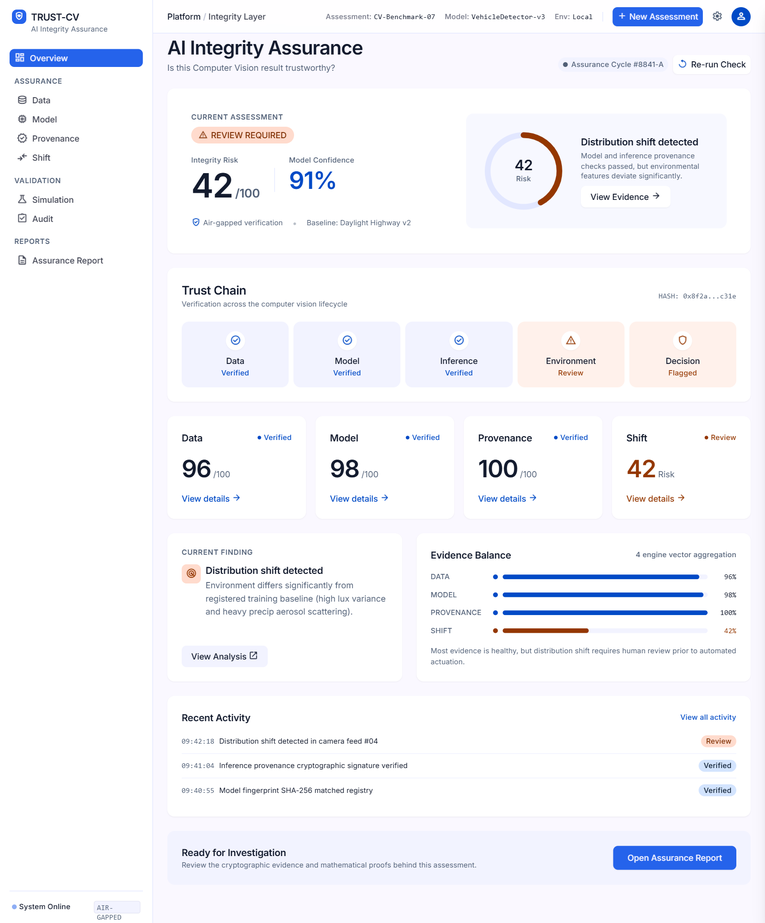
#> input picture trustCVui/screen.png, 765 x 923 px, shrunk from 1600 x 1930 before the run; its folder holds only this picture in this run
$ python -i engine.py   (imports and definitions only)   (older library calls are emulated)
#> lines starting #> are read from the running program, lines starting #| are printed output that depends on the picture
from pathlib import Path
from typing import Dict, Any, Optional, List
import numpy as np
from PIL import Image
import cv2
from scipy.stats import wasserstein_distance
from sklearn.metrics.pairwise import rbf_kernel

IMAGE_EXTS = {".jpg", ".jpeg", ".png", ".bmp", ".webp", ".tif", ".tiff"}

def extract_image_features(image_path: Path) -> Optional[np.ndarray]:
    """
    Extracts a normalized visual feature vector:
    - 24-dim RGB color histogram (8 bins per channel)
    - 1-dim Mean brightness
    - 1-dim Contrast (std dev)
    - 1-dim Aspect ratio
    - 1-dim Edge density (Laplacian variance)
    Total: 28 features
    """
#> called with image_path = '../../../trustCVui/screen.png'
    try:
        with Image.open(image_path) as pil_img:
#> pil_img is the input picture: PIL image 765x923 RGBA; mean R, G, B, A 245, 245.4, 250, 255
            w, h = pil_img.size
#> w = 765; h = 923
            ar = float(w) / max(1, h)
#> ar = 0.829
            np_img = np.array(pil_img.convert('RGB'))

        gray = cv2.cvtColor(np_img, cv2.COLOR_RGB2GRAY)
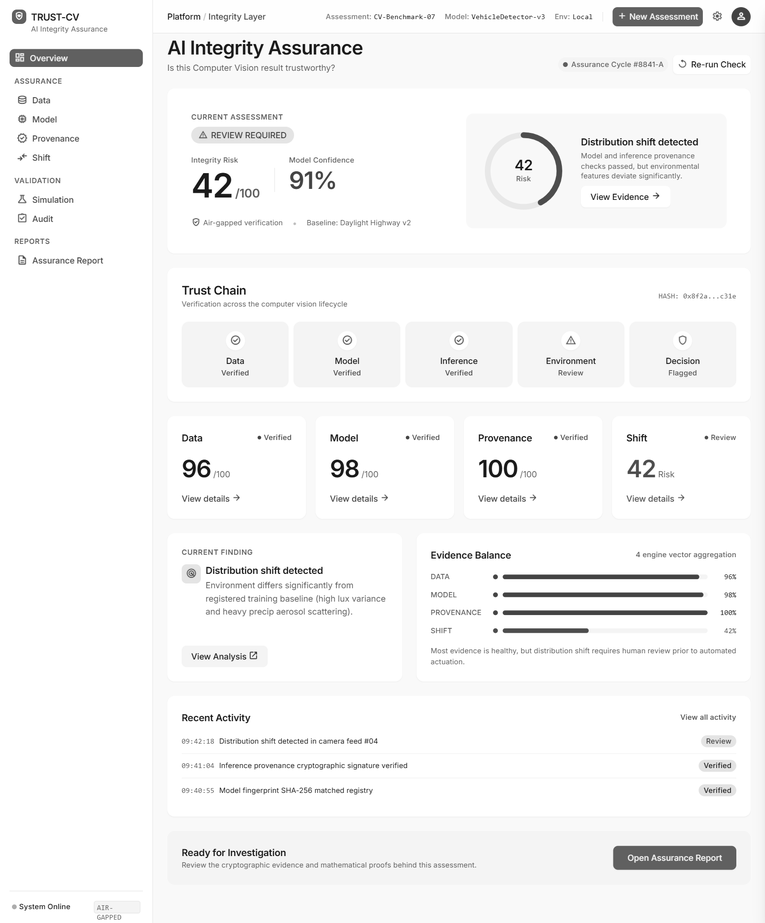
#> gray: shape (923, 765); min 1, max 255, mean 245.7
        brightness = float(np.mean(gray)) / 255.0
#> brightness = 0.964
        contrast = float(np.std(gray)) / 128.0
#> contrast = 0.232
        edge_var = min(1.0, float(cv2.Laplacian(gray, cv2.CV_64F).var()) / 1000.0)
#> edge_var = 1

        # Color histograms
        hist_r = cv2.calcHist([np_img], [0], None, [8], [0, 256]).flatten() / float(w * h)
#> hist_r = [0.00761, 0.00911, 0.003, 0.00461, 0.0101, 0.0103, 0.0125, 0.943]
        hist_g = cv2.calcHist([np_img], [1], None, [8], [0, 256]).flatten() / float(w * h)
#> hist_g = [0.00202, 0.00339, 0.00714, 0.0113, 0.00853, 0.0113, 0.0142, 0.942]
        hist_b = cv2.calcHist([np_img], [2], None, [8], [0, 256]).flatten() / float(w * h)
#> hist_b = [0.00189, 0.00268, 0.00216, 0.00294, 0.0053, 0.00955, 0.0187, 0.957]

        feat = np.concatenate([hist_r, hist_g, hist_b, [brightness, contrast, min(3.0, ar) / 3.0, edge_var]])
#> feat = 28 values, max 1 at index 27, min 0.00189 at index 16, mean 0.195
        return feat
    except Exception:
        return None

# [11 lines left out: function compute_mmd, not called in this run]

class DistributionShiftEngine:
    def __init__(self, current_dataset_dir: Path, reference_dataset_dir: Optional[Path] = None):
        self.current_dataset_dir = current_dataset_dir
        self.reference_dataset_dir = reference_dataset_dir

    # [168 lines left out: function analyze, not called in this run]

>>> result = extract_image_features('../../../trustCVui/screen.png')
#> result has the same summary as feat in extract_image_features
